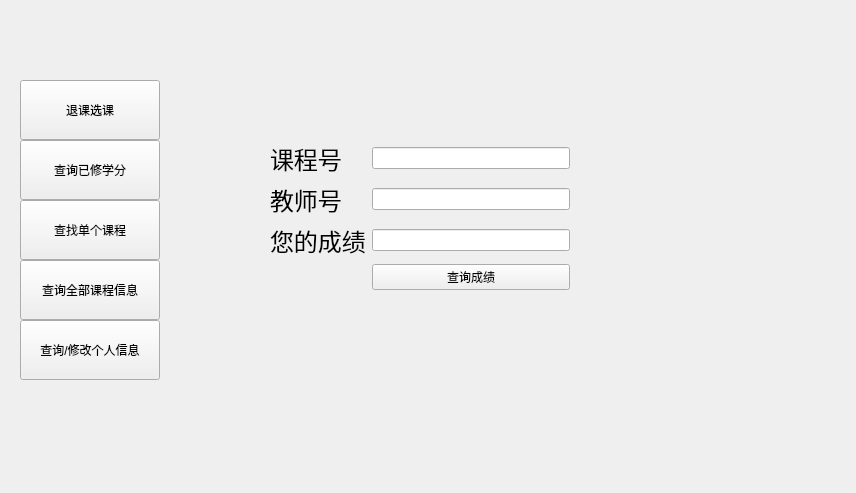
<?xml version="1.0" encoding="UTF-8"?>
<ui version="4.0">
 <class>studentFunction</class>
 <widget class="QWidget" name="studentFunction">
  <property name="geometry">
   <rect>
    <x>0</x>
    <y>0</y>
    <width>856</width>
    <height>493</height>
   </rect>
  </property>
  <property name="windowTitle">
   <string>同学你好</string>
  </property>
  <widget class="QStackedWidget" name="stackedWidget">
   <property name="geometry">
    <rect>
     <x>170</x>
     <y>0</y>
     <width>661</width>
     <height>461</height>
    </rect>
   </property>
   <property name="currentIndex">
    <number>2</number>
   </property>
   <widget class="QWidget" name="page">
    <widget class="QWidget" name="layoutWidget">
     <property name="geometry">
      <rect>
       <x>80</x>
       <y>120</y>
       <width>270</width>
       <height>112</height>
      </rect>
     </property>
     <layout class="QGridLayout" name="gridLayout">
      <item row="0" column="0">
       <widget class="QLabel" name="label_2">
        <property name="text">
         <string>&lt;html&gt;&lt;head/&gt;&lt;body&gt;&lt;p&gt;&lt;span style=&quot; font-size:18pt;&quot;&gt;课程号&lt;/span&gt;&lt;/p&gt;&lt;/body&gt;&lt;/html&gt;</string>
        </property>
       </widget>
      </item>
      <item row="0" column="1" colspan="2">
       <widget class="QLineEdit" name="lineEdit_2"/>
      </item>
      <item row="1" column="0">
       <widget class="QLabel" name="label_5">
        <property name="text">
         <string>&lt;html&gt;&lt;head/&gt;&lt;body&gt;&lt;p&gt;&lt;span style=&quot; font-size:18pt;&quot;&gt;教师号&lt;/span&gt;&lt;/p&gt;&lt;/body&gt;&lt;/html&gt;</string>
        </property>
       </widget>
      </item>
      <item row="1" column="1" colspan="2">
       <widget class="QLineEdit" name="lineEdit_5"/>
      </item>
      <item row="2" column="0" colspan="2">
       <widget class="QPushButton" name="pushButton_5">
        <property name="text">
         <string>选课</string>
        </property>
       </widget>
      </item>
      <item row="2" column="2">
       <widget class="QPushButton" name="pushButton_8">
        <property name="text">
         <string>退课</string>
        </property>
       </widget>
      </item>
     </layout>
    </widget>
   </widget>
   <widget class="QWidget" name="page_2">
    <widget class="QLineEdit" name="lineEdit">
     <property name="geometry">
      <rect>
       <x>400</x>
       <y>140</y>
       <width>81</width>
       <height>51</height>
      </rect>
     </property>
    </widget>
    <widget class="QLabel" name="label">
     <property name="geometry">
      <rect>
       <x>40</x>
       <y>140</y>
       <width>391</width>
       <height>61</height>
      </rect>
     </property>
     <property name="text">
      <string>&lt;html&gt;&lt;head/&gt;&lt;body&gt;&lt;p&gt;&lt;span style=&quot; font-size:28pt;&quot;&gt;您已修的学分为：&lt;/span&gt;&lt;/p&gt;&lt;/body&gt;&lt;/html&gt;</string>
     </property>
    </widget>
   </widget>
   <widget class="QWidget" name="page_3">
    <widget class="QWidget" name="">
     <property name="geometry">
      <rect>
       <x>100</x>
       <y>141</y>
       <width>300</width>
       <height>153</height>
      </rect>
     </property>
     <layout class="QGridLayout" name="gridLayout_2">
      <item row="0" column="0">
       <widget class="QLabel" name="label_3">
        <property name="text">
         <string>&lt;html&gt;&lt;head/&gt;&lt;body&gt;&lt;p&gt;&lt;span style=&quot; font-size:18pt;&quot;&gt;课程号&lt;/span&gt;&lt;/p&gt;&lt;/body&gt;&lt;/html&gt;</string>
        </property>
       </widget>
      </item>
      <item row="0" column="1">
       <widget class="QLineEdit" name="lineEdit_3"/>
      </item>
      <item row="1" column="0">
       <widget class="QLabel" name="label_17">
        <property name="text">
         <string>&lt;html&gt;&lt;head/&gt;&lt;body&gt;&lt;p&gt;&lt;span style=&quot; font-size:18pt;&quot;&gt;教师号&lt;/span&gt;&lt;/p&gt;&lt;/body&gt;&lt;/html&gt;</string>
        </property>
       </widget>
      </item>
      <item row="1" column="1">
       <widget class="QLineEdit" name="lineEdit_15"/>
      </item>
      <item row="2" column="0">
       <widget class="QLabel" name="label_4">
        <property name="text">
         <string>&lt;html&gt;&lt;head/&gt;&lt;body&gt;&lt;p&gt;&lt;span style=&quot; font-size:18pt;&quot;&gt;您的成绩&lt;/span&gt;&lt;/p&gt;&lt;/body&gt;&lt;/html&gt;</string>
        </property>
       </widget>
      </item>
      <item row="2" column="1">
       <widget class="QLineEdit" name="lineEdit_4"/>
      </item>
      <item row="3" column="1">
       <widget class="QPushButton" name="pushButton_6">
        <property name="text">
         <string>查询成绩</string>
        </property>
       </widget>
      </item>
     </layout>
    </widget>
   </widget>
   <widget class="QWidget" name="page_4">
    <widget class="QTableView" name="stu_info">
     <property name="geometry">
      <rect>
       <x>20</x>
       <y>10</y>
       <width>600</width>
       <height>391</height>
      </rect>
     </property>
    </widget>
    <widget class="QPushButton" name="pushButton_7">
     <property name="geometry">
      <rect>
       <x>240</x>
       <y>410</y>
       <width>121</width>
       <height>28</height>
      </rect>
     </property>
     <property name="text">
      <string>生成excel文件</string>
     </property>
    </widget>
   </widget>
   <widget class="QWidget" name="page_5">
    <widget class="Line" name="line">
     <property name="geometry">
      <rect>
       <x>30</x>
       <y>280</y>
       <width>541</width>
       <height>21</height>
      </rect>
     </property>
     <property name="orientation">
      <enum>Qt::Horizontal</enum>
     </property>
    </widget>
    <widget class="Line" name="line_2">
     <property name="geometry">
      <rect>
       <x>20</x>
       <y>60</y>
       <width>20</width>
       <height>351</height>
      </rect>
     </property>
     <property name="orientation">
      <enum>Qt::Vertical</enum>
     </property>
    </widget>
    <widget class="QLabel" name="label_9">
     <property name="geometry">
      <rect>
       <x>30</x>
       <y>20</y>
       <width>131</width>
       <height>31</height>
      </rect>
     </property>
     <property name="text">
      <string>&lt;html&gt;&lt;head/&gt;&lt;body&gt;&lt;p&gt;&lt;span style=&quot; font-size:18pt;&quot;&gt;用户信息&lt;/span&gt;&lt;/p&gt;&lt;/body&gt;&lt;/html&gt;</string>
     </property>
    </widget>
    <widget class="Line" name="line_3">
     <property name="geometry">
      <rect>
       <x>30</x>
       <y>56</y>
       <width>531</width>
       <height>20</height>
      </rect>
     </property>
     <property name="orientation">
      <enum>Qt::Horizontal</enum>
     </property>
    </widget>
    <widget class="QLabel" name="label_10">
     <property name="geometry">
      <rect>
       <x>40</x>
       <y>290</y>
       <width>91</width>
       <height>41</height>
      </rect>
     </property>
     <property name="text">
      <string>&lt;html&gt;&lt;head/&gt;&lt;body&gt;&lt;p&gt;&lt;span style=&quot; font-size:18pt;&quot;&gt;转专业&lt;/span&gt;&lt;/p&gt;&lt;/body&gt;&lt;/html&gt;</string>
     </property>
    </widget>
    <widget class="QWidget" name="layoutWidget">
     <property name="geometry">
      <rect>
       <x>30</x>
       <y>160</y>
       <width>571</width>
       <height>111</height>
      </rect>
     </property>
     <layout class="QGridLayout" name="gridLayout_4">
      <item row="0" column="0">
       <widget class="QLabel" name="label_6">
        <property name="text">
         <string>&lt;html&gt;&lt;head/&gt;&lt;body&gt;&lt;p&gt;&lt;span style=&quot; font-size:12pt;&quot;&gt;原密码&lt;/span&gt;&lt;/p&gt;&lt;/body&gt;&lt;/html&gt;</string>
        </property>
       </widget>
      </item>
      <item row="0" column="1">
       <widget class="QLineEdit" name="lineEdit_6"/>
      </item>
      <item row="0" column="2">
       <widget class="QLabel" name="label_11">
        <property name="text">
         <string>&lt;html&gt;&lt;head/&gt;&lt;body&gt;&lt;p&gt;&lt;span style=&quot; font-size:12pt;&quot;&gt;新密码&lt;/span&gt;&lt;/p&gt;&lt;/body&gt;&lt;/html&gt;</string>
        </property>
       </widget>
      </item>
      <item row="0" column="3">
       <widget class="QLineEdit" name="lineEdit_10"/>
      </item>
      <item row="0" column="4" colspan="2">
       <widget class="QPushButton" name="pushButton_10">
        <property name="text">
         <string>确认修改</string>
        </property>
       </widget>
      </item>
      <item row="1" column="0">
       <widget class="QLabel" name="label_7">
        <property name="text">
         <string>&lt;html&gt;&lt;head/&gt;&lt;body&gt;&lt;p&gt;&lt;span style=&quot; font-size:12pt;&quot;&gt;手机号&lt;/span&gt;&lt;/p&gt;&lt;/body&gt;&lt;/html&gt;</string>
        </property>
       </widget>
      </item>
      <item row="1" column="1">
       <widget class="QLineEdit" name="lineEdit_7"/>
      </item>
      <item row="1" column="2">
       <widget class="QLabel" name="label_12">
        <property name="text">
         <string>&lt;html&gt;&lt;head/&gt;&lt;body&gt;&lt;p&gt;&lt;span style=&quot; font-size:12pt;&quot;&gt;新手机号&lt;/span&gt;&lt;/p&gt;&lt;/body&gt;&lt;/html&gt;</string>
        </property>
       </widget>
      </item>
      <item row="1" column="3">
       <widget class="QLineEdit" name="lineEdit_11"/>
      </item>
      <item row="1" column="4" colspan="2">
       <widget class="QPushButton" name="pushButton_11">
        <property name="text">
         <string>确认修改</string>
        </property>
       </widget>
      </item>
     </layout>
    </widget>
    <widget class="QWidget" name="layoutWidget">
     <property name="geometry">
      <rect>
       <x>80</x>
       <y>340</y>
       <width>400</width>
       <height>60</height>
      </rect>
     </property>
     <layout class="QGridLayout" name="gridLayout_5">
      <item row="0" column="0">
       <widget class="QLabel" name="label_8">
        <property name="text">
         <string>&lt;html&gt;&lt;head/&gt;&lt;body&gt;&lt;p&gt;&lt;span style=&quot; font-size:12pt;&quot;&gt;现专业&lt;/span&gt;&lt;/p&gt;&lt;/body&gt;&lt;/html&gt;</string>
        </property>
       </widget>
      </item>
      <item row="0" column="1">
       <widget class="QLineEdit" name="lineEdit_8"/>
      </item>
      <item row="1" column="0">
       <widget class="QLabel" name="label_13">
        <property name="text">
         <string>&lt;html&gt;&lt;head/&gt;&lt;body&gt;&lt;p&gt;&lt;span style=&quot; font-size:12pt;&quot;&gt;您想转的专业&lt;/span&gt;&lt;/p&gt;&lt;/body&gt;&lt;/html&gt;</string>
        </property>
       </widget>
      </item>
      <item row="1" column="1">
       <widget class="QLineEdit" name="lineEdit_9"/>
      </item>
      <item row="1" column="2">
       <widget class="QPushButton" name="pushButton_12">
        <property name="text">
         <string>确认转专业</string>
        </property>
       </widget>
      </item>
     </layout>
    </widget>
    <widget class="QWidget" name="layoutWidget">
     <property name="geometry">
      <rect>
       <x>40</x>
       <y>80</y>
       <width>445</width>
       <height>25</height>
      </rect>
     </property>
     <layout class="QGridLayout" name="gridLayout_6">
      <item row="0" column="0">
       <widget class="QLabel" name="label_14">
        <property name="text">
         <string>&lt;html&gt;&lt;head/&gt;&lt;body&gt;&lt;p&gt;&lt;span style=&quot; font-size:12pt;&quot;&gt;学号&lt;/span&gt;&lt;/p&gt;&lt;/body&gt;&lt;/html&gt;</string>
        </property>
       </widget>
      </item>
      <item row="0" column="1">
       <widget class="QLineEdit" name="lineEdit_12"/>
      </item>
      <item row="0" column="2">
       <widget class="QLabel" name="label_15">
        <property name="text">
         <string>&lt;html&gt;&lt;head/&gt;&lt;body&gt;&lt;p&gt;&lt;span style=&quot; font-size:12pt;&quot;&gt;姓名&lt;/span&gt;&lt;/p&gt;&lt;/body&gt;&lt;/html&gt;</string>
        </property>
       </widget>
      </item>
      <item row="0" column="3">
       <widget class="QLineEdit" name="lineEdit_13"/>
      </item>
     </layout>
    </widget>
    <widget class="QWidget" name="layoutWidget">
     <property name="geometry">
      <rect>
       <x>40</x>
       <y>120</y>
       <width>220</width>
       <height>25</height>
      </rect>
     </property>
     <layout class="QGridLayout" name="gridLayout_7">
      <item row="0" column="0">
       <widget class="QLabel" name="label_16">
        <property name="text">
         <string>&lt;html&gt;&lt;head/&gt;&lt;body&gt;&lt;p&gt;&lt;span style=&quot; font-size:12pt;&quot;&gt;性别&lt;/span&gt;&lt;/p&gt;&lt;/body&gt;&lt;/html&gt;</string>
        </property>
       </widget>
      </item>
      <item row="0" column="1">
       <widget class="QLineEdit" name="lineEdit_14"/>
      </item>
     </layout>
    </widget>
   </widget>
  </widget>
  <widget class="QPushButton" name="pushButton">
   <property name="geometry">
    <rect>
     <x>20</x>
     <y>80</y>
     <width>140</width>
     <height>60</height>
    </rect>
   </property>
   <property name="text">
    <string>退课选课</string>
   </property>
  </widget>
  <widget class="QPushButton" name="pushButton_4">
   <property name="geometry">
    <rect>
     <x>20</x>
     <y>260</y>
     <width>140</width>
     <height>60</height>
    </rect>
   </property>
   <property name="text">
    <string>查询全部课程信息</string>
   </property>
  </widget>
  <widget class="QPushButton" name="pushButton_9">
   <property name="geometry">
    <rect>
     <x>20</x>
     <y>320</y>
     <width>140</width>
     <height>60</height>
    </rect>
   </property>
   <property name="text">
    <string>查询/修改个人信息</string>
   </property>
  </widget>
  <widget class="QPushButton" name="pushButton_3">
   <property name="geometry">
    <rect>
     <x>20</x>
     <y>140</y>
     <width>140</width>
     <height>60</height>
    </rect>
   </property>
   <property name="text">
    <string>查询已修学分</string>
   </property>
  </widget>
  <widget class="QPushButton" name="pushButton_2">
   <property name="geometry">
    <rect>
     <x>20</x>
     <y>200</y>
     <width>140</width>
     <height>60</height>
    </rect>
   </property>
   <property name="text">
    <string>查找单个课程</string>
   </property>
  </widget>
 </widget>
 <resources/>
 <connections/>
</ui>
